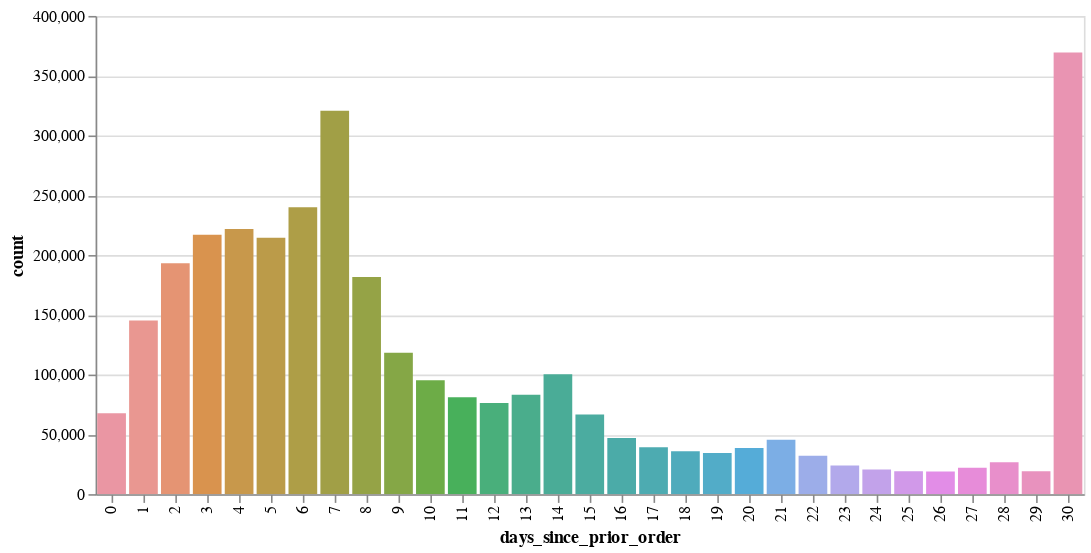

Write notebook code for a chart like this one.
### Code cell
# plt.figure(figsize=(12,4))
salt.countplot(x="days_since_prior_order", data=all_orders)
